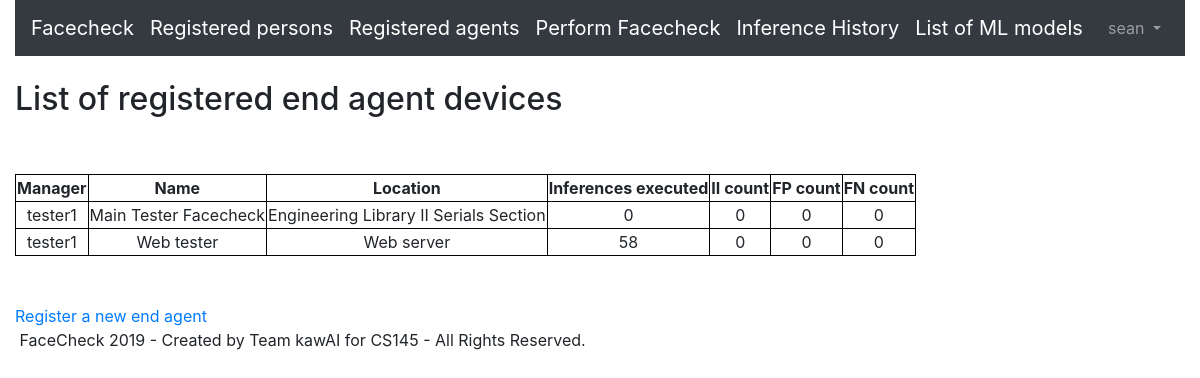
The app's page /agents (signed in) with its own data.
### faces/models.py (models this page shows, shortened)
class CustomUser(AbstractUser):
    def __str__(self):
        return "%i - %s"%(self.id, self.username)

class EndAgent(Model):
    manager = models.ForeignKey(CustomUser, on_delete=models.CASCADE)
    name = models.CharField('Name of End Agent', max_length=30, blank=False)
    location = models.CharField('Location of Agent', max_length=50, blank=True)
    inf_count = models.PositiveIntegerField("Inferences performed count", default=0)
    ii_count = models.PositiveIntegerField("Incorrect identifications count", default=0)
    fp_count = models.PositiveIntegerField("False positives count", default=0)
    fn_count = models.PositiveIntegerField("False negatives count", default=0)

### faces/views.py (the view)
# urls.py: path('agents', views.ListAgents.as_view(), name='list_agents'),
class ListAgents(LoginRequiredMixin, ListView):
    model = EndAgent
    template_name = 'agents_list.html'
    context_object_name = 'targetlist'

### templates/agents_list.html (shortened to what this page needs)
{% extends "base.html" %}
{% block content %}
<h2> List of registered end agent devices </h2>
<br><br>
<table>
    <tr>
        <th> Manager </th>
        <th> Name </th>
        <th> Location </th>
        <th> Inferences executed </th>
        <th> II count </th>
        <th> FP count </th>
        <th> FN count </th>
    <tr>
{% for item in targetlist %}
    <tr>
        <td> {{item.manager.username}} </td>
        <td> {{item.name}} </td>
        <td> {{item.location}} </td>
        <td> {{item.inf_count}} </td>
        <td> {{item.ii_count}} </td>
        <td> {{item.fp_count}} </td>
        <td> {{item.fn_count}} </td>
{% empty %}
<tr> <td colspan="7"> None </td></tr>
{% endfor %}
</table>
<br><br>
<a href='{% url 'add_agent' %}'> Register a new end agent </a>
{% endblock %}

### templates/base.html (shortened to what this page needs)
{% load static %}
<!doctype html>
<html lang="en">
  <head>
    <link rel='stylesheet' href='https://use.fontawesome.com/releases/v5.5.0/css/all.css'>
    <link rel="stylesheet" href="https://cdnjs.cloudflare.com/ajax/libs/font-awesome/4.7.0/css/font-awesome.min.css">
    <link rel="stylesheet" href="https://stackpath.bootstrapcdn.com/bootstrap/4.1.3/css/bootstrap.min.css">
  </head>
  <body>
    <div class="container-fluid">
        <header>
            <nav class="navbar navbar-expand-md navbar-dark bg-dark mb-4">
              <a class="navbar-brand" href="{% url 'home' %}">Facecheck</a>
              {% if user.is_authenticated %}
              <a class="navbar-brand" href="{% url 'list_persons' %}"> Registered persons</a>
              <a class="navbar-brand" href="{% url 'list_agents' %}"> Registered agents </a>
              <a class="navbar-brand" href="{% url 'make_inference' %}"> Perform Facecheck </a>
              <a class="navbar-brand" href="{% url 'list_inferences' %}"> Inference History </a>
              <a class="navbar-brand" href="{% url 'list_models' %}"> List of ML models </a>
              {% endif %}
              <div class="collapse navbar-collapse" id="navbarCollapse">
                {% if user.is_authenticated %}
                  <ul class="navbar-nav ml-auto">
                    <li class="nav-item">
                      <a class="nav-link dropdown-toggle" href="#" id="userMenu"\
                      data-toggle="dropdown" aria-haspopup="true" aria-expanded\
                      ="false">
                        {{ user.username }}
                      </a>
                    </li>
                  </ul>
                {% else %}
                  <form class="form-inline ml-auto">
                    <a href="{% url 'login' %}" class="btn btn-outline-secondary">
                    Log In</a>
                  </form>
                {% endif %}
              </div>
            </nav>
        </header>
        <div>
          {% block content %}
          {% endblock content %}
        </div>
        <footer class="footerdiv">
          &nbsp;FaceCheck 2019 - Created by Team kawAI for CS145 - All Rights Reserved.
        </footer>
    </div>
  </body>
</html>

### templates/base.html (style rules this page uses)
table, th, td { border: 1px solid black; text-align: center }

### records on screen
CustomUser: username "sean"
EndAgent: manager.username "tester1", name "Main Tester Facecheck", location "Engineering Library II Serials Section", inf_count "0", ii_count "0", fp_count "0", fn_count "0"
EndAgent: manager.username "tester1", name "Web tester", location "Web server", inf_count "58", ii_count "0", fp_count "0", fn_count "0"
